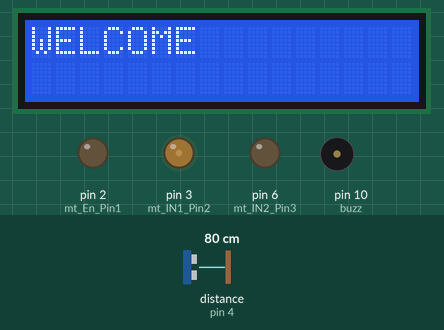
Bench run of a sketch on a simulated Arduino Uno, built with avr-gcc and run on an emulated ATmega328P. On the bench: 16×2 character LCD, output pins drawn as LEDs (lit = HIGH), buzzer (waves = sounding). Wiring (inferred from the names in the program): ultrasonic range finder: trigger pin 7; echo pin 4. The inputs (shaded band) are chosen by the test bench; at power-on: distance to the obstacle (sensor on pin 4) 80 cm. The echo pulse lasts 58.3 µs per cm; pins used as bus, display or sensor lines are not drawn.

Above: at 1.2 s.
1.3 s: distance to the obstacle (sensor on pin 4) set to 8 cm
3.5 s: distance to the obstacle (sensor on pin 4) set to 5 cm
At 5.8 s:
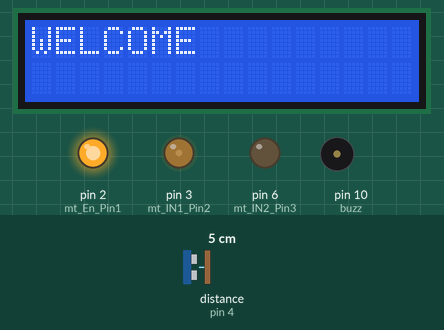
At 14.0 s:
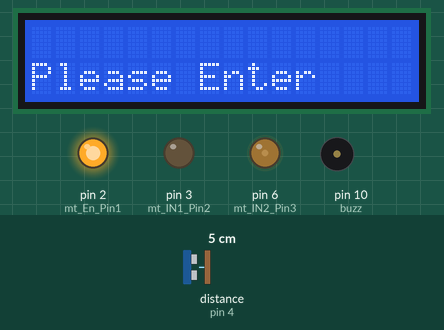
Timing chart, 0 to 15.0 s (numbered marks = the images above; inputs shaded):
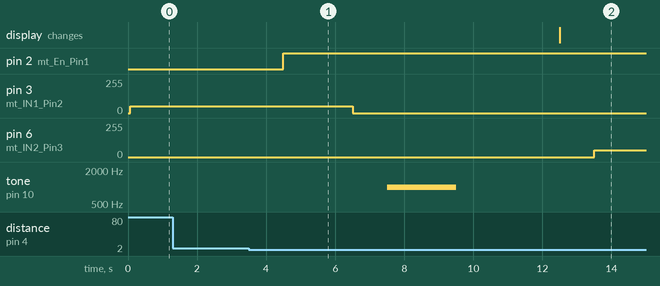

The sketch:

arduino_code.ino
```cpp
#include <LiquidCrystal.h>

LiquidCrystal lcd(12, 11, 5, 8, 9, 1);

const int trigPin = 7;
const int echoPin = 4;
const int mt_En_Pin1  = 2;
const int mt_IN1_Pin2  = 3;
const int mt_IN2_Pin3  = 6;
int buzz = 10;

long duration;
int distance;

void setup()
{
lcd.clear();
lcd.begin(16, 2);
lcd.print("WELCOME");

pinMode(trigPin, OUTPUT);
pinMode(echoPin, INPUT);
pinMode(mt_En_Pin1, OUTPUT);
pinMode(mt_IN1_Pin2, OUTPUT);
pinMode(mt_IN2_Pin3, OUTPUT);
Serial.begin(9600);
pinMode(buzz, OUTPUT);
}

void loop()
{
digitalWrite(trigPin, LOW);
delayMicroseconds(2);
digitalWrite(trigPin, HIGH);
delayMicroseconds(10);
digitalWrite(trigPin, LOW);
duration = pulseIn(echoPin, HIGH);

distance= duration*0.034/2;
if(distance <= 5)
{
    digitalWrite(13, HIGH);
    delay(1000);
    digitalWrite(mt_En_Pin1, HIGH);
    analogWrite(mt_IN1_Pin2,50);
    analogWrite(mt_IN2_Pin3, 0);
    delay(2000);
    analogWrite(mt_IN1_Pin2, 0);
    analogWrite(mt_IN2_Pin3, 0);
    delay(1000);

    tone(buzz, 1000);
    delay(1000);
    tone(buzz, 1000);
    delay(1000);
    noTone(buzz);
    delay(3000);

    lcd.clear();
    lcd.setCursor(0,1);
    lcd.print("Please Enter");
    delay(1000);

    analogWrite(mt_IN1_Pin2,0);
    analogWrite(mt_IN2_Pin3,50);
    delay(3000);
}

else
{
    digitalWrite(13, LOW);
    digitalWrite(mt_En_Pin1, LOW);
    analogWrite(mt_IN1_Pin2,50);
    analogWrite(mt_IN2_Pin3, 0);
}

}
```

Measured:
- the behaviour switches between 7 and 6 cm on distance to the obstacle (sensor on pin 4) (found by bisection; images 0 and 1)
- after the input at 1.3 s, every drawn part: stays the same
- after the input at 3.5 s, pin 2 (mt_En_Pin1): LOW → HIGH after 1.0 s; pin 3 (mt_IN1_Pin2): 50/255 → 0/255 after 3.0 s; pin 6 (mt_IN2_Pin3): 0/255 → 50/255 after 10.0 s; tone on pin 10 (buzz): silent → 1000 Hz after 4.0 s, → silent 2.0 s later
